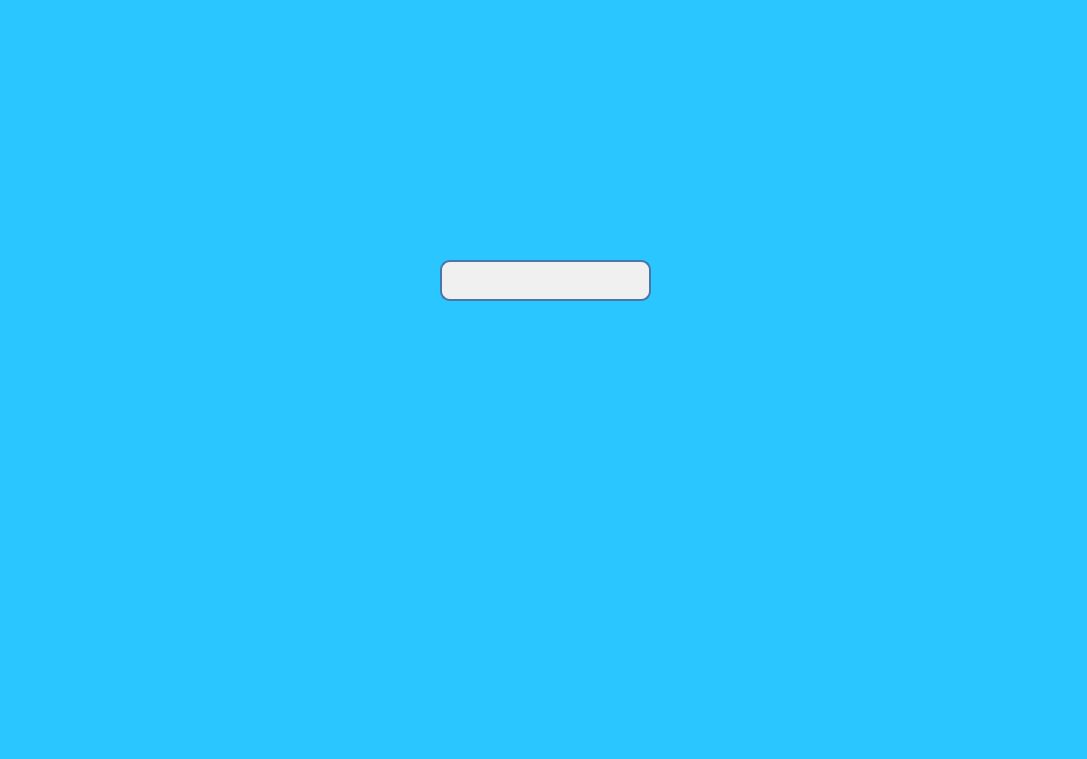
<?xml version="1.0" encoding="UTF-8"?>
<ui version="4.0">
 <class>loginWindow</class>
 <widget class="QMainWindow" name="loginWindow">
  <property name="geometry">
   <rect>
    <x>0</x>
    <y>0</y>
    <width>1087</width>
    <height>759</height>
   </rect>
  </property>
  <property name="windowTitle">
   <string>Baza Finansów</string>
  </property>
  <property name="styleSheet">
   <string notr="true">background-color: rgb(42, 198, 255);</string>
  </property>
  <widget class="QWidget" name="centralwidget">
   <widget class="QLineEdit" name="loginField">
    <property name="geometry">
     <rect>
      <x>440</x>
      <y>260</y>
      <width>211</width>
      <height>41</height>
     </rect>
    </property>
    <property name="layoutDirection">
     <enum>Qt::LeftToRight</enum>
    </property>
    <property name="styleSheet">
     <string notr="true">QLineEdit {
    border: 2px solid #4A76A8; /* Granatowa obwódka */
    border-radius: 10px; /* Zaokrąglone rogi */
    padding: 5px; /* Wewnętrzny odstęp */
    background-color: #F0F0F0; /* Jasnoszare tło */
    color: #333; /* Ciemnoszary tekst */
    text-align: right; /* Tekst wyrównany do prawej */
}

QLineEdit:hover {
    border-color: #678ABE; /* Jasniejsza granatowa obwódka przy najechaniu */
}

QLineEdit:focus {
    border-color: #285480; /* Ciemniejsza granatowa obwódka przy fokusie */
}</string>
    </property>
    <property name="text">
     <string/>
    </property>
   </widget>
  </widget>
 </widget>
 <resources/>
 <connections/>
</ui>
